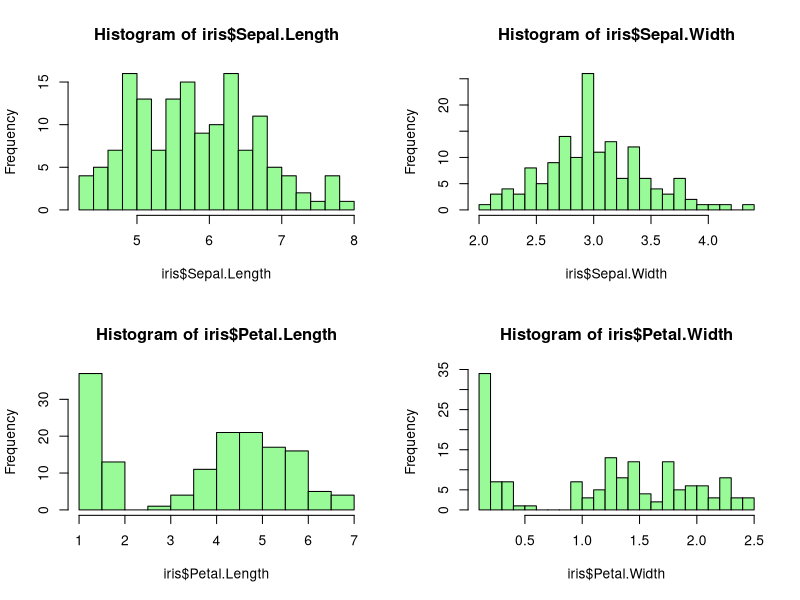

R code for this plot: (Note: this script raises an error after producing the figure.)
summary(iris)

#DataVisuaization
par(mfrow=c(2,2))
hist(iris$Sepal.Length, col="palegreen", breaks=20)
hist(iris$Sepal.Width, col="palegreen", breaks=20)
hist(iris$Petal.Length, col="palegreen", breaks=20)
hist(iris$Petal.Width, col="palegreen", breaks=20)

#Checking the distribution of 'Sepal width vs Sepal Length' and 'Petal width vs Petal length'

ggplot(data = iris, aes(x = Sepal.Length, y = Sepal.Width, col = Species)) +
geom_point()

ggplot(data = iris, aes(x = Petal.Width, y = Petal.Length, col = Species)) +
  geom_point()

set.seed(124)
iris[,1:4] <- scale(iris[,1:4])
setosa<- rbind(iris[iris$Species=="setosa",])
versicolor<- rbind(iris[iris$Species=="versicolor",])
virginica<- rbind(iris[iris$Species=="virginica",])


ind <- sample(1:nrow(setosa), nrow(setosa)*0.8)
iris.train<- rbind(setosa[ind,], versicolor[ind,], virginica[ind,])
iris.test<- rbind(setosa[-ind,], versicolor[-ind,], virginica[-ind,])
iris[,1:4] <- scale(iris[,1:4])


iris_pred <- knn(train = iris.train[,1:4], test = iris.test[,1:4], cl = iris.train$Species, k=5)

t<-table(iris.test$Species,iris_pred)
t[2][2]
accuracy<-29/30
accuracy
